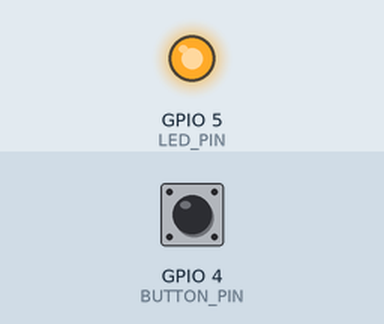
A sketch run on a simulated ESP8266 (NodeMCU). On the bench: output pins drawn as LEDs (lit = HIGH). Inputs (shaded band) come from the test bench; at power-on: GPIO 4 (BUTTON_PIN) HIGH. WiFi joins after 1.5 s; servers stay silent unless stated; what the sketch prints to the serial monitor is not drawn.

Above: at 3.2 s.
3.3 s: GPIO 4 (BUTTON_PIN) pulled LOW for 0.15 s
At 3.8 s:
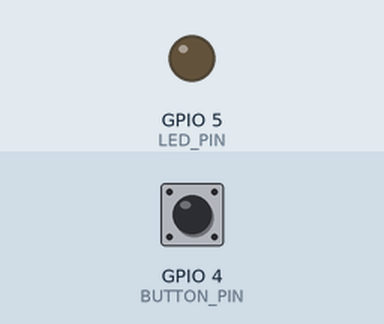
6.8 s: GPIO 4 (BUTTON_PIN) pulled LOW for 1 s
At 7.9 s:
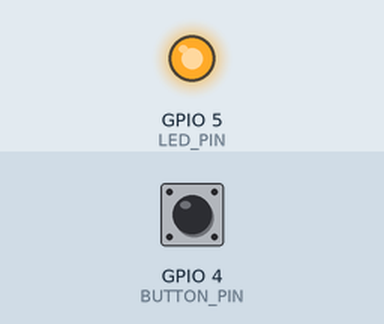
9.3 s: GPIO 4 (BUTTON_PIN) pulled LOW for 3.2 s
At 10.8 s:
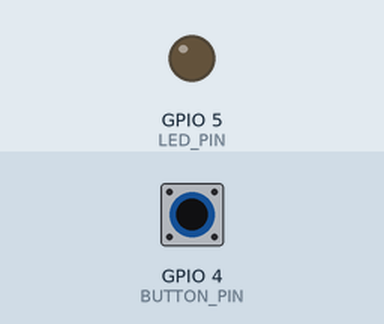
Timing chart, 0 to 12.3 s (numbered marks = the images above; inputs shaded):
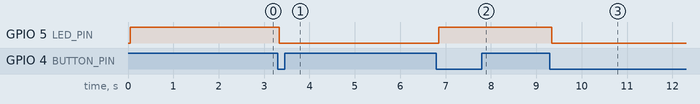

Measured:
- after the input at 3.3 s, GPIO 5 (LED_PIN): HIGH → LOW at once
- after the input at 6.8 s, GPIO 5 (LED_PIN): LOW → HIGH after 0.05 s
- after the input at 9.3 s, GPIO 5 (LED_PIN): HIGH → LOW at once

The sketch:

RFID_BAI_DO_XE_AND_ANDROID.ino
```cpp
#include <SPI.h>
#include <MFRC522.h>
#include <ESP8266WiFi.h>
#include <FirebaseESP8266.h>

// RFID
#define SS_PIN 2     // D4
#define RST_PIN 0    // D3
MFRC522 rfid(SS_PIN, RST_PIN);

// WiFi
const char* ssid = "Thai Dat";
const char* password = "24683579";

// Firebase config
#define FIREBASE_HOST "rfid-bai-giu-default-rtdb.firebaseio.com"
#define FIREBASE_AUTH "AIzaSyCxpbysr5wgEWVQ-Pf69XDVblb78jbtZvM"

FirebaseData firebaseData;
FirebaseAuth auth;
FirebaseConfig config;

#define BUTTON_PIN 4   // D2
#define LED_PIN    5    // D1

bool isEntryMode = true;           // true = entry, false = exit
bool lastButtonState = HIGH;
unsigned long lastDebounceTime = 0;
const unsigned long debounceDelay = 50;

void setup() {
  Serial.begin(115200);
  SPI.begin();
  rfid.PCD_Init();

  pinMode(LED_PIN, OUTPUT);
  pinMode(BUTTON_PIN, INPUT_PULLUP);

  digitalWrite(LED_PIN, HIGH); // chế độ mặc định là "entry"

  // Kết nối Wi-Fi
  Serial.println("Đang kết nối Wi-Fi...");
  WiFi.begin(ssid, password);
  while (WiFi.status() != WL_CONNECTED) {
    delay(1000);
    Serial.print(".");
  }
  Serial.println("\nĐã kết nối Wi-Fi!");

  // Kết nối Firebase
  config.host = FIREBASE_HOST;
  config.signer.tokens.legacy_token = FIREBASE_AUTH;
  Firebase.begin(&config, &auth);
  Firebase.reconnectWiFi(true);
}

void loop() {
  // Đọc trạng thái công tắc
 if (digitalRead(BUTTON_PIN) == LOW) {  // Nếu nút nhấn được nhấn
    delay(30);  // Chống dội nút

    if (digitalRead(BUTTON_PIN) == LOW) {  // Kiểm tra lại
      isEntryMode = !isEntryMode;  // Đảo trạng thái

      // Bật/tắt LED dựa vào trạng thái
      digitalWrite(LED_PIN, isEntryMode ? HIGH : LOW);

      // In ra trạng thái mới
      Serial.println(isEntryMode ? "Entry Mode: ON" : "Entry Mode: OFF");
    }

    // Đợi thả nút
    while (digitalRead(BUTTON_PIN) == LOW);
  }


  // ==== Kiểm tra có quét thẻ không ====
  if (!rfid.PICC_IsNewCardPresent() || !rfid.PICC_ReadCardSerial()) {
    return;
  }

  // ==== Đọc UID ====
  String uid = "";
  for (byte i = 0; i < rfid.uid.size; i++) {
    if (rfid.uid.uidByte[i] < 0x10) uid += "0";
    uid += String(rfid.uid.uidByte[i], HEX);
  }
  uid.toUpperCase();
  Serial.print("UID: ");
  Serial.println(uid);

  String actionText = isEntryMode ? "entry" : "exit";

  // ==== Gửi lên Firebase ====
  if (Firebase.deleteNode(firebaseData, "/notifications")) {
    //Serial.println("🗑️ Đã xoá toàn bộ node /notifications cũ.");
  } else {
    Serial.print("Lỗi xoá /notifications: ");
    Serial.println(firebaseData.errorReason());
  }

  String notifyPath = "/notifications/" + uid;

  bool ok1 = Firebase.setString(firebaseData, notifyPath + "/action", actionText);
  bool ok2 = Firebase.setString(firebaseData, notifyPath + "/cardId", uid);

  if (ok1 && ok2) {
    Serial.print("Gửi thành công: ");
    Serial.println(actionText == "entry" ? "Xe vào" : "Xe ra");
  } else {
    Serial.print("Lỗi gửi Firebase: ");
    Serial.println(firebaseData.errorReason());
  }

  delay(2000); // chờ để tránh quét lại quá nhanh
}
```
